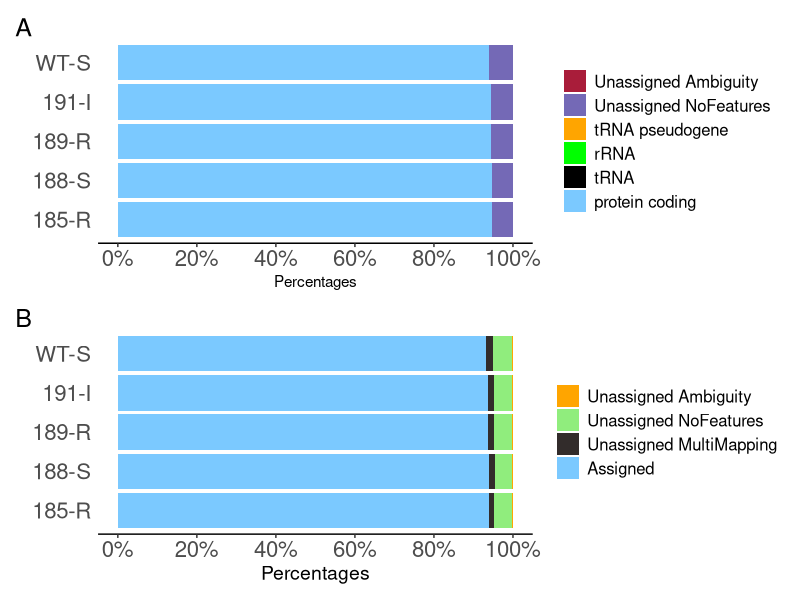

Generate this figure with R:
library(ggplot2)
library(tidyverse)
library(ggtext)
library(ggsci)
library(ggpubr)
library(patchwork)

setwd("others/feature_assignment")

# Feature + Biotype count
## Biotype counts
bio_count = read.csv("featureCounts_biotype_plot.csv", header = T, stringsAsFactors = F, check.names = F)
l_bio_count = bio_count |>
  rename(strain = colnames(bio_count)[1]) |>
  pivot_longer(
    cols = c(-1),
    values_to = "counts",
    names_to = "type"
  ) |>
  mutate(
    type = factor(str_replace(type, "_", " ")),
    type = fct_relevel(
      type,
      c("Unassigned Ambiguity", "Unassigned NoFeatures", "tRNA pseudogene", "rRNA", "tRNA", "protein coding")
    ),
    strain = case_when(
      strain == "strain_185" ~ "185-R",
      strain == "strain_188" ~ "188-S",
      strain == "strain_189" ~ "189-R",
      strain == "strain_191" ~ "191-I",
      TRUE ~ "WT-S"
    )
  )
p_biotype = ggplot(
    data = l_bio_count,
    aes(
        x = strain,
        y = counts,
        fill = type
    )
) +
  geom_bar(
    position = "fill",
    stat = "identity"
  ) +
  coord_flip() +
  scale_fill_manual(
    values = c("#A91D3A", "#7469B6", "orange", "green", "black", "#7BC9FF")
  ) +
  scale_y_continuous(breaks = seq(0, 1, 0.2),
                     labels = function(x){paste0(x * 100, "%")}) +
  labs(
    y = "Percentages"
  ) +
  theme_classic() +
  theme(
    plot.title = element_text(hjust = 0.5, face = "bold", size = 20),
    axis.text.y = element_text(size = 16),
    axis.text.x = element_text(size = 16),
    axis.title.y = element_blank(),
    legend.title = element_blank(),
    legend.text = element_text(size = 12),
    axis.line.y = element_blank(),
    axis.ticks.y = element_blank()
  )
## Feature assignment
feature_count = read.csv("featureCounts_assignment_plot.csv", header = T, stringsAsFactors = F, check.names = F)
l_feature_count = feature_count |>
  rename(strain = colnames(feature_count)[1]) |>
  pivot_longer(
    cols = c(-1),
    values_to = "counts",
    names_to = "type"
  ) |>
  mutate(
    type = factor(str_replace(type, "_", " ")),
    type = fct_relevel(
      type,
      c("Unassigned Ambiguity", "Unassigned NoFeatures", "Unassigned MultiMapping", "Assigned")),
    strain = case_when(
      strain == "strain_185" ~ "185-R",
      strain == "strain_188" ~ "188-S",
      strain == "strain_189" ~ "189-R",
      strain == "strain_191" ~ "191-I",
      TRUE ~ "WT-S"
      )
  )
p_feature = ggplot(
    data = l_feature_count,
    aes(
        x = strain,
        y = counts,
        fill = type
    )
) +
  geom_bar(
    position = "fill",
    stat = "identity"
  ) +
  scale_y_continuous(breaks = seq(0, 1, 0.2),
                     labels = function(x){paste0(x*100, "%")}) +
  coord_flip() +
  scale_fill_manual(
    values = c("orange", "#90ed7d", "#322C2B", "#7BC9FF")
  ) +
  labs(
    y = "Percentages"
  ) +
  theme_classic() +
  theme(
    plot.title = element_text(hjust = 0.5, face = "bold", size = 20),
    axis.text.y = element_text(size = 16),
    axis.text.x = element_text(size = 16),
    axis.title.x = element_text(size = 14),
    axis.title.y = element_blank(),
    legend.text = element_text(size = 12),
    legend.title = element_blank(),
    axis.line.y = element_blank(),
    axis.ticks.y = element_blank()
  )
feature_fig = p_biotype / p_feature
feature_fig = feature_fig +
    plot_annotation(
        tag_levels = "A"
) &
    theme(plot.tag = element_text(size = 18))
# ggsave("feature_biotype_assignment.png", plot = feature_fig, units = "in", width = 10, height = 6, dpi = 300, device = "png")
ggsave("feature_biotype_assignment.pdf", plot = feature_fig, units = "in", width = 10, height = 6, dpi = 300, device = "pdf")